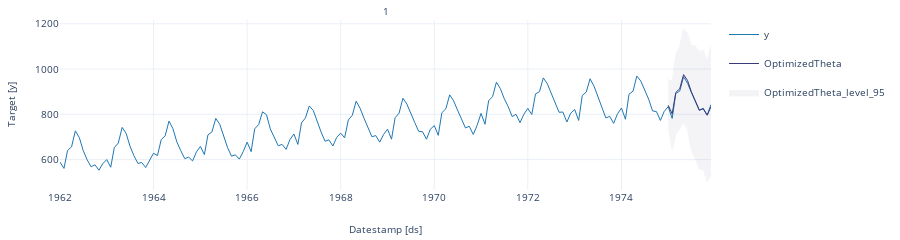

The notebook cell saved with this chart:
### Markdown cell above
Let's plot the same graph using the plot function that comes in `Statsforecast`, as shown below.

### Code cell
sf.plot(df, forecast_df, level=[95])

### Figure 1 — Plotly figure (JSON) as saved in the notebook; plotly's stock layout.template omitted (floating-point values rounded to 4 significant figures; data arrays with more than 128 entries replaced by an {"elided": "..."} marker saying what was removed)
{"data": [{"legendgroup": "y", "line": {"color": "#1f77b4", "width": 1}, "mode": "lines", "name": "y", "showlegend": true, "type": "scatter", "x": {"elided": "168 str values"}, "xaxis": "x", "y": {"elided": "168 int values"}, "yaxis": "y"}, {"legendgroup": "OptimizedTheta", "line": {"color": "#393b79", "width": 1}, "mode": "lines", "name": "OptimizedTheta", "showlegend": true, "type": "scatter", "x": ["1975-01-01T00:00:00", "1975-02-01T00:00:00", "1975-03-01T00:00:00", "1975-04-01T00:00:00", "1975-05-01T00:00:00", "1975-06-01T00:00:00", "1975-07-01T00:00:00", "1975-08-01T00:00:00", "1975-09-01T00:00:00", "1975-10-01T00:00:00", "1975-11-01T00:00:00", "1975-12-01T00:00:00"], "xaxis": "x", "y": [839.7, 802.1, 896.1, 913.2, 975.3, 949.2, 899.2, 858.6, 818.7, 824.1, 795.7, 833.3], "yaxis": "y"}, {"fill": "toself", "fillcolor": "#393b79", "legendgroup": "OptimizedTheta_level_95", "line": {"color": "#393b79", "width": 1}, "mode": "lines", "name": "OptimizedTheta_level_95", "opacity": 0.05, "showlegend": true, "type": "scatter", "x": ["1975-01-01T00:00:00.000000000", "1975-02-01T00:00:00.000000000", "1975-03-01T00:00:00.000000000", "1975-04-01T00:00:00.000000000", "1975-05-01T00:00:00.000000000", "1975-06-01T00:00:00.000000000", "1975-07-01T00:00:00.000000000", "1975-08-01T00:00:00.000000000", "1975-09-01T00:00:00.000000000", "1975-10-01T00:00:00.000000000", "1975-11-01T00:00:00.000000000", "1975-12-01T00:00:00.000000000", "1975-12-01T00:00:00.000000000", "1975-11-01T00:00:00.000000000", "1975-10-01T00:00:00.000000000", "1975-09-01T00:00:00.000000000", "1975-08-01T00:00:00.000000000", "1975-07-01T00:00:00.000000000", "1975-06-01T00:00:00.000000000", "1975-05-01T00:00:00.000000000", "1975-04-01T00:00:00.000000000", "1975-03-01T00:00:00.000000000", "1975-02-01T00:00:00.000000000", "1975-01-01T00:00:00.000000000"], "xaxis": "x", "y": [955.4, 945.1, 1065.0, 1101.0, 1179.0, 1157.0, 1105.0, 1102.0, 1077.0, 1084.0, 1037.0, 1107.0, 530.3, 503.1, 555.9, 557.0, 603.2, 639.9, 730.1, 763.1, 736.1, 710.8, 643.6, 742.5], "yaxis": "y"}], "layout": {"annotations": [{"font": {"size": 10}, "showarrow": false, "text": "1", "x": 0.5, "xanchor": "center", "xref": "paper", "y": 1, "yanchor": "bottom", "yref": "paper"}, {"font": {"size": 10}, "showarrow": false, "text": "Datestamp [ds]", "x": 0.5, "xanchor": "center", "xref": "paper", "y": 0, "yanchor": "top", "yref": "paper", "yshift": -30}, {"font": {"size": 10}, "showarrow": false, "text": "Target [y]", "textangle": -90, "x": 0, "xanchor": "right", "xref": "paper", "xshift": -40, "y": 0.5, "yanchor": "middle", "yref": "paper"}], "autosize": true, "font": {"size": 10}, "height": 150, "margin": {"b": 50, "l": 60, "r": 10, "t": 20}, "xaxis": {"anchor": "y", "domain": [0, 1], "showticklabels": true, "visible": true}, "yaxis": {"anchor": "x", "domain": [0, 1]}}}
